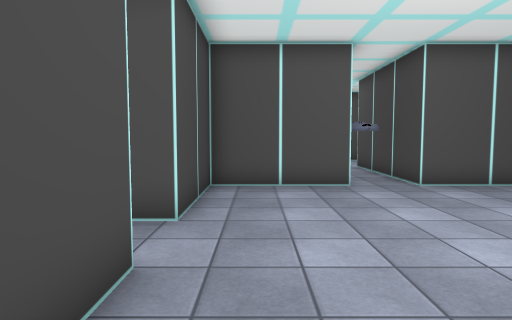
View 1 (above)

16 first-person views from a walk through a scene from a Unity 3-D project. The camera is 1.4 m above the floor, tilts 4° down and sees 75° across. The floor is counted in squares, 1 m on a side. Each view is taken from the middle of a square. On the plan, view 1 faces up. The plan holds only what a view shows up to about 15 squares ahead; the rest is blank. The place goes on beyond the plan. The player is left out. Door leaves are left out, so doorways stand open. Some surface patterns are stand-ins.

View 2
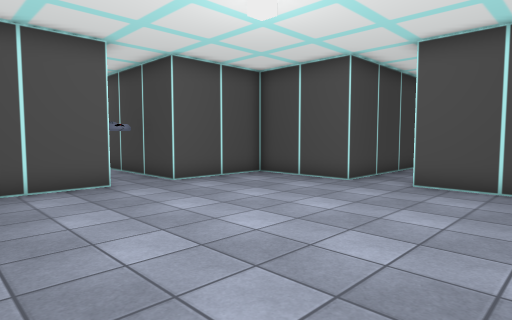

View 3
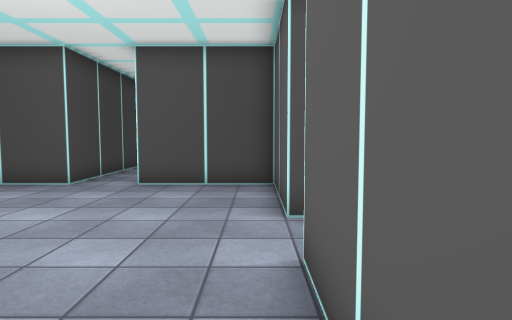

View 4
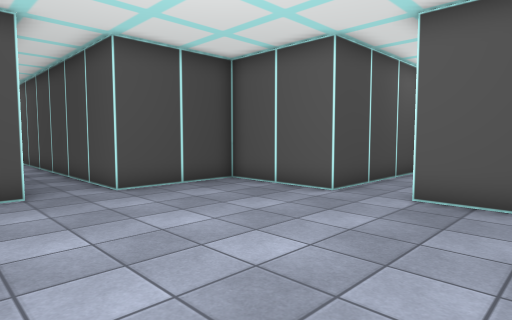

View 5
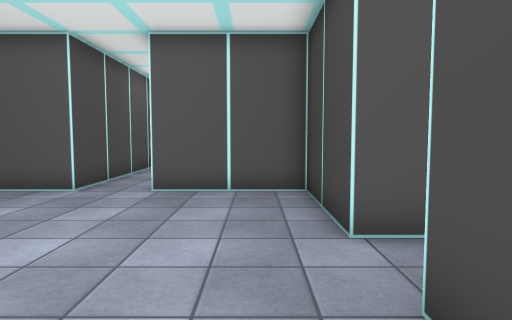

View 6
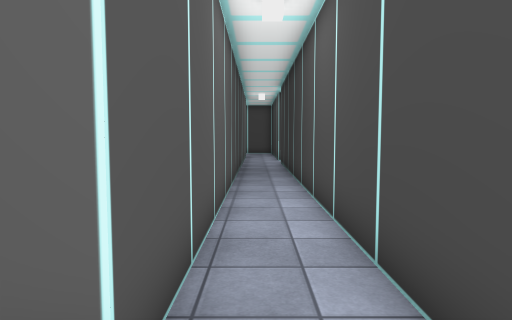

View 7
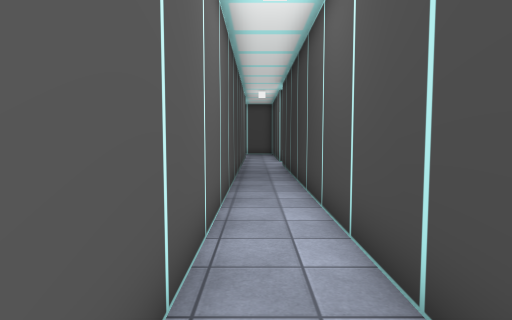

View 8
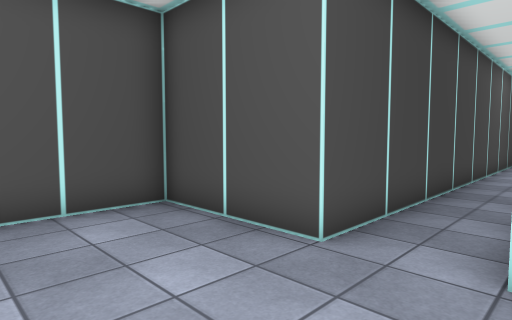

View 9
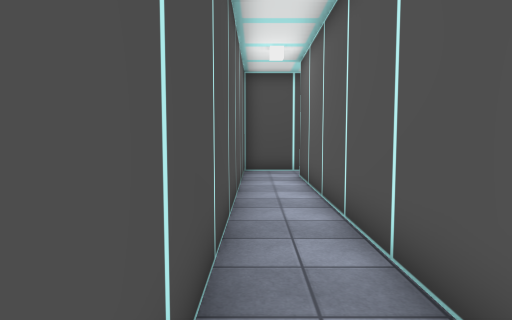

View 10
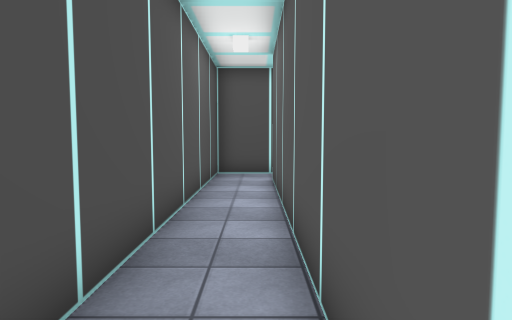

View 11
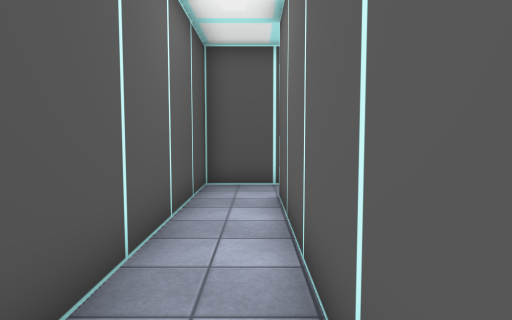

View 12
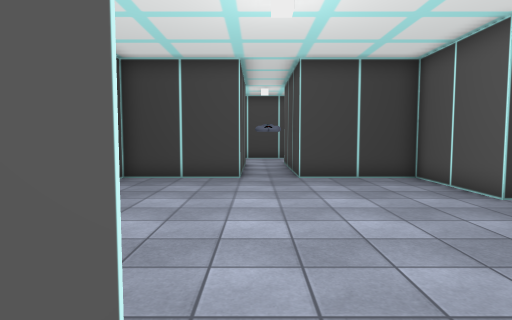

View 13
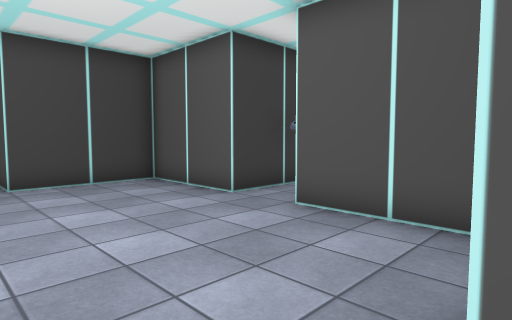

View 14
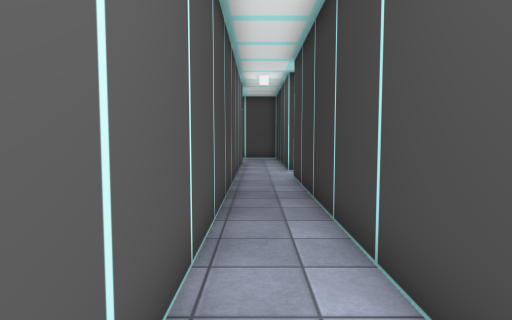

View 15
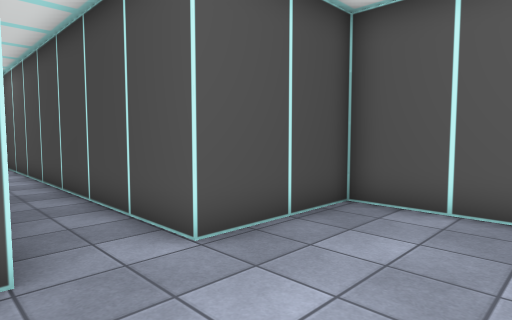

View 16
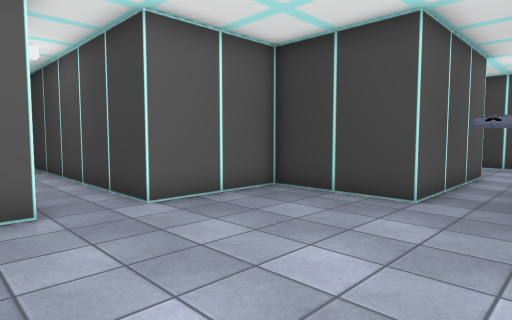

### Floor plan
Points are (right, up) in squares from view 1. A wall is a line through its corners. A room is listed if a view was taken in it or the views show most of it. See-through windows are left out.
Room 1 (views 1, 2, 3, 4, 5, 6, 7, 8, 9, 10, 11, 12, 13, 15, 16)
walls: (4.7, -0.5) (8.7, -0.5) (8.7, 3.5) (22.8, 3.5); (2.7, 9.5) (-1.3, 9.5) (-1.3, 5.5) (-4, 5.5); (-4, 3.5) (-1.3, 3.5) (-1.3, -0.5) (2.7, -0.5); (24.7, 3.1) (24.7, 5.5) (8.7, 5.5) (8.7, 9.5) (4.7, 9.5)
ways out: open door at (3.5, -1) to room 2; opening at (23.5, 3); open door at (-2, 4.5); open door at (3.5, 10)
Room 2 (view 14)
walls: (2.7, -0.5) (2.7, -12.5); (4.7, -12.5) (4.7, -0.5)
ways out: open door at (3.5, -1) to room 1; open door at (3.5, -11.5)

Where each view was taken, in squares from view 1:
view 1: 0 up, 0 right, facing up
view 2: 0 up, 1 left, facing up-right
view 3: 0 up, 1 left, facing right
view 4: 7 up, 0 right, facing down-right
view 5: 8 up, 0 right, facing down
view 6: 1 up, 4 right, facing down
view 7: 0 up, 4 right, facing down
view 8: 3 up, 5 right, facing up-right
view 9: 5 up, 11 right, facing right
view 10: 4 up, 12 right, facing right
view 11: 4 up, 15 right, facing right
view 12: 4 up, 10 right, facing left
view 13: 4 up, 9 right, facing up-left
view 14: 5 down, 4 right, facing down
view 15: 6 up, 5 right, facing down-right
view 16: 6 up, 6 right, facing down-left
